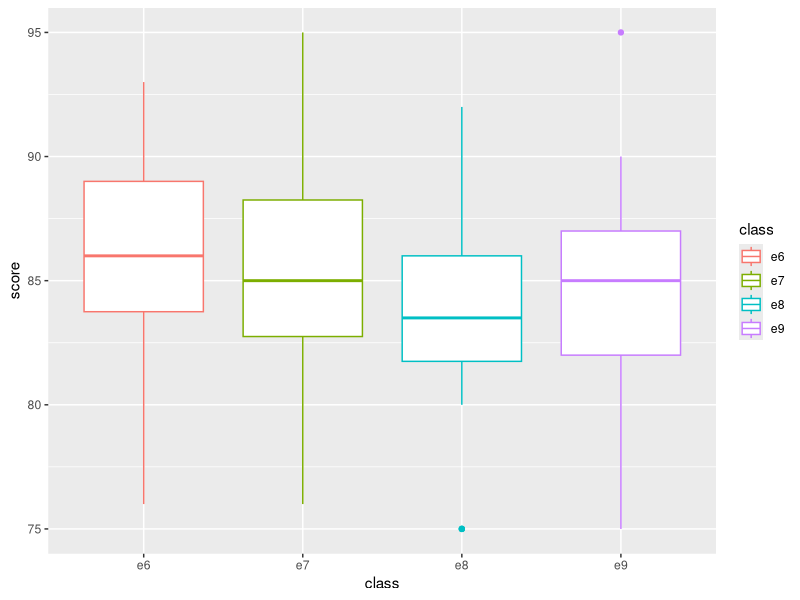
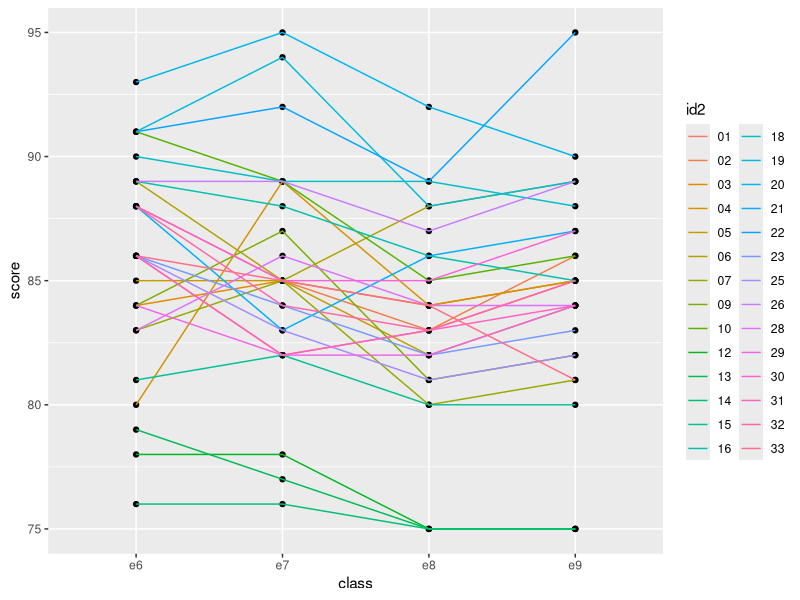
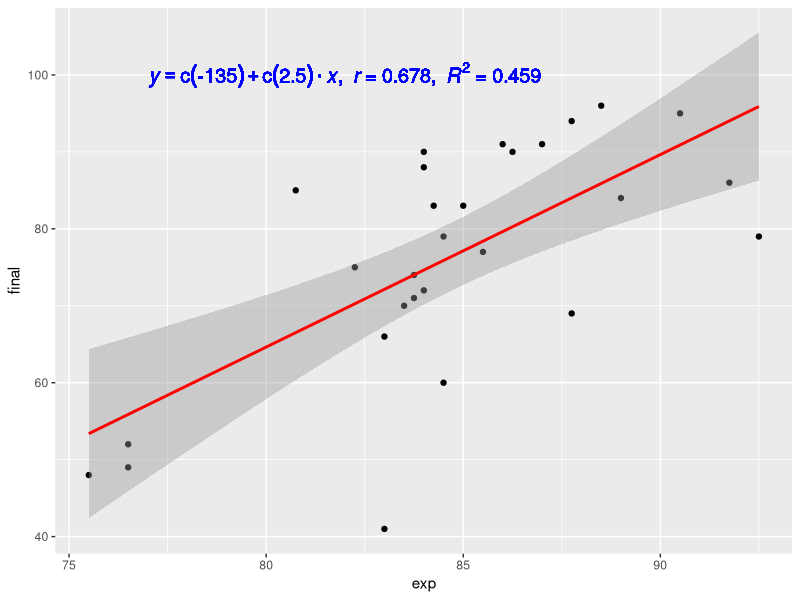
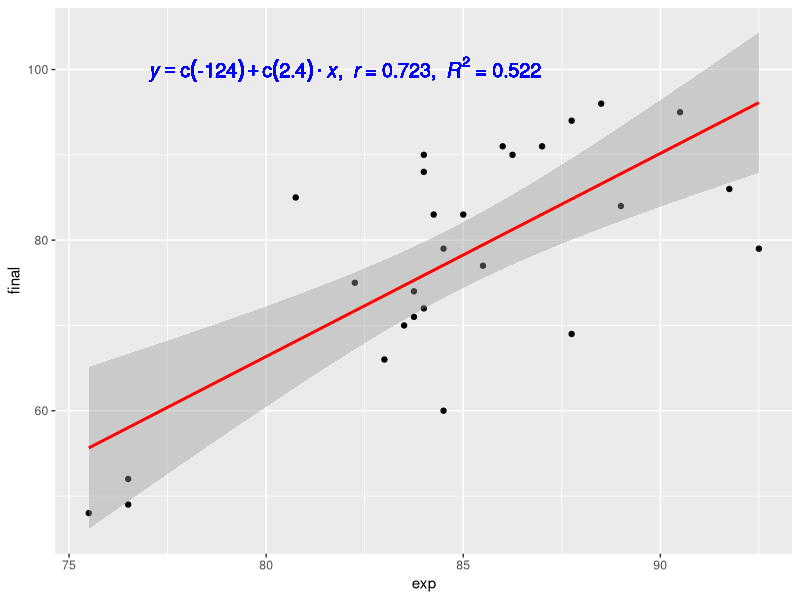
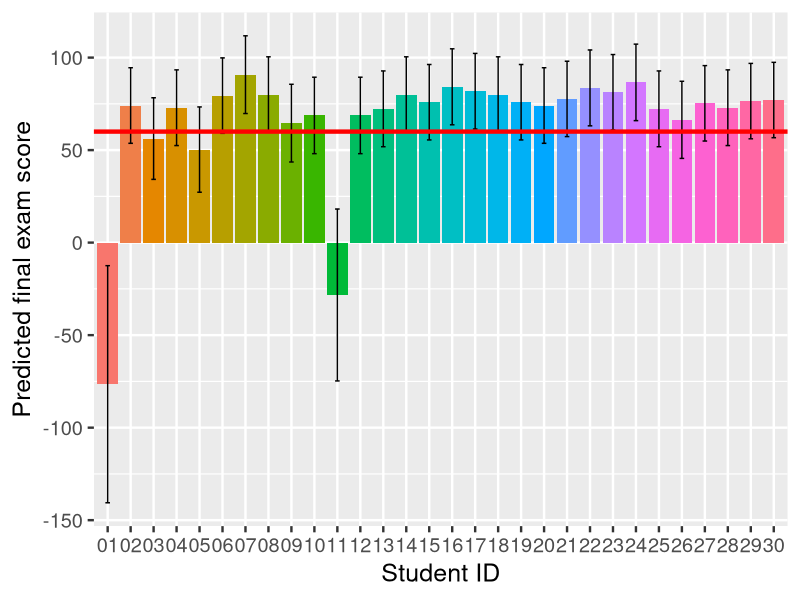

Source code (R) for these figures, in order:
library(readr)
library(tidyr)
library(dplyr)
library(stringr)
library(ggplot2)

score_wide <- read_csv("score_2013.csv")
score_long <- gather(score_wide, "class", "score", 3:7)
score_long <- score_long %>% mutate(id2=as.factor(str_replace(id, "20130521", "")))

score_long2 <- score_long %>% filter(str_detect(class, "e"))
gb <- ggplot(score_long2, aes(class, score))
gb <- gb + geom_boxplot(aes(color=class))
ggsave("exp_boxplog.png", gb)

gl <- ggplot(score_long2, aes(class, score, group=id2))
gl <- gl + geom_point()
gl <- gl + geom_line(aes(color=id2))
ggsave("id_lineplot.png", gl)

lm_eqn <- function(df) {
  m <- lm(final ~ exp, df)
  eq <- substitute(italic(y) == a + b %.% italic(x) *","* ~~italic(r)~"="~r1 *","* ~~italic(R)^2~"="~r2, 
                   list(a = format(coef(m)[1], digits=2), 
                        b = format(coef(m)[2], digits=2), 
                        r1 = format(sqrt(summary(m)$r.squared), digits=3),
                        r2 = format(summary(m)$r.squared, digits=3)))
  as.character(as.expression(eq))
}

score_wide2 <- score_wide %>% group_by(id,name,final) %>% summarise(exp=mean(c(e6,e7,e8,e9))) 
#score_exp <- score_long %>% filter(str_detect(class, "e")) %>% group_by(id,name) %>% summarise(exp=mean(score))
#score_final <- score_long %>% filter(str_detect(class, "final")) %>% group_by(id,name) %>% summarise(final=score)
#score_wide2 <- inner_join(score_exp, score_final)
gr <- ggplot(score_wide2, aes(exp, final))
gr <- gr + geom_point()
gr <- gr + geom_smooth(method="lm", color="red", formula=y~x)
gr <- gr + geom_text(x=82, y=100, label=lm_eqn(score_wide2), parse=TRUE, size=5, color="blue")
ggsave("correlation_plot.png", gr)

id1 <- score_wide2[which.min(score_wide2$final),]$id
score_wide3 <- score_wide2 %>% filter(id!=id1)
#score_wide3 <- score_wide2 %>% filter(id!="2013052125")
gr2 <- ggplot(score_wide3, aes(exp, final))
gr2 <- gr2 + geom_point()
gr2 <- gr2 + geom_smooth(method="lm", color="red", formula=y~x)
gr2 <- gr2 + geom_text(x=82, y=100, label=lm_eqn(score_wide3), parse=TRUE, size=5, color="blue")
ggsave("correlation_plot_correct.png", gr2)

m <- lm(final ~ exp, score_wide3)
score2014 <- read_csv("score_2014.csv")
mp <- predict(m, score2014, interval="prediction")
s4 <- bind_cols(score2014, as.data.frame(mp))
colnames(s4) <- c("ID", "name", "exp", "final", "fl", "fu")
s4 <- s4 %>% mutate(id=as.factor(str_replace(ID, "20140521", "")))
g <- ggplot(s4, aes(x=id, y=final, fill=id))
g <- g + theme_gray(base_size=18)
g <- g + geom_bar(stat="identity")
g <- g + geom_errorbar(aes(ymin=fl, ymax=fu), width=0.2)
g <- g + geom_hline(yintercept=60, color="red", size=1.5)
g <- g + labs(x="Student ID", y="Predicted final exam score")
g <- g + guides(fill=FALSE)
ggsave("prediction_2014.png", g, width=10)

